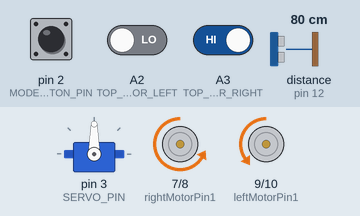
This sketch was run on a simulated Arduino Uno, built with avr-gcc and run on an emulated ATmega328P. Shown: servo, motor-driver pin pairs drawn as motors (green arrow = first pin HIGH = forward, orange = second pin HIGH = backward, longer = more drive, scaled by the enable pin). Inputs (shaded band) come from the test bench; at power-on: pin 2 (MODE_BUTTON_PIN) HIGH, distance to the obstacle (sensor on pin 12) 80 cm, A2 (TOP_IR_SENSOR_LEFT) LOW, A3 (TOP_IR_SENSOR_RIGHT) HIGH. The echo pulse lasts 58.3 µs per cm.

Above: at 1.2 s.
1.3 s: pin 2 (MODE_BUTTON_PIN) pulled LOW for 0.15 s
At 2.7 s:
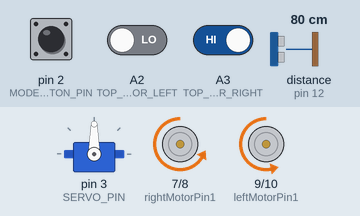
3.0 s: distance to the obstacle (sensor on pin 12) set to 21 cm
4.5 s: distance to the obstacle (sensor on pin 12) set to 18 cm
At 5.6 s:
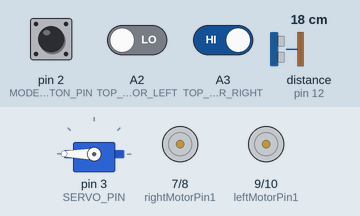
7.5 s: distance to the obstacle (sensor on pin 12) set to 35 cm
10.5 s: pin 2 (MODE_BUTTON_PIN) pulled LOW for 1 s
At 10.6 s:
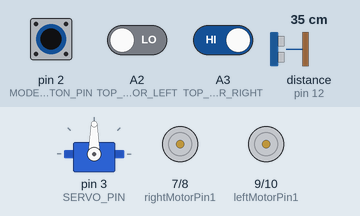
13.0 s: pin 2 (MODE_BUTTON_PIN) driven LOW and A2 (TOP_IR_SENSOR_LEFT) driven HIGH and A3 (TOP_IR_SENSOR_RIGHT) driven LOW
At 14.1 s:
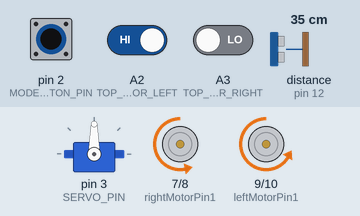
Timing chart, 0 to 15.5 s (numbered marks = the images above; inputs shaded):
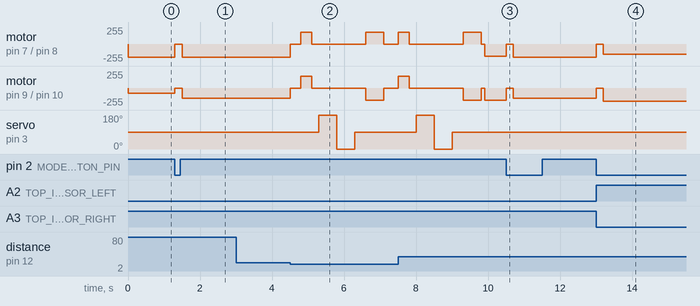

The sketch:

LOYALBOT.ino
```cpp
#include <Servo.h>
#include <NewPing.h>

// ================= MODES =================
#define OBJECT_FOLLOWING_MODE  1
#define OBSTACLE_AVOIDING_MODE 2

int currentMode = OBJECT_FOLLOWING_MODE;   // Default mode = Mode 1

// ================= PINS =================
#define MODE_BUTTON_PIN 2

#define SERVO_PIN 3
#define ULTRASONIC_SENSOR_TRIG 11
#define ULTRASONIC_SENSOR_ECHO 12

#define TOP_IR_SENSOR_RIGHT A3
#define TOP_IR_SENSOR_LEFT  A2

// Right motor
int enableRightMotor = 5;
int rightMotorPin1 = 7;
int rightMotorPin2 = 8;

// Left motor
int enableLeftMotor = 6;
int leftMotorPin1 = 9;
int leftMotorPin2 = 10;

NewPing mySensor(ULTRASONIC_SENSOR_TRIG, ULTRASONIC_SENSOR_ECHO, 400);
Servo myServo;

// ================= BUTTON DEBOUNCE =================
bool lastButtonState = HIGH;
bool currentButtonState = HIGH;
unsigned long lastDebounceTime = 0;
const unsigned long debounceDelay = 200;

// ================= SETUP =================
void setup()
{
  pinMode(enableRightMotor, OUTPUT);
  pinMode(rightMotorPin1, OUTPUT);
  pinMode(rightMotorPin2, OUTPUT);

  pinMode(enableLeftMotor, OUTPUT);
  pinMode(leftMotorPin1, OUTPUT);
  pinMode(leftMotorPin2, OUTPUT);

  pinMode(TOP_IR_SENSOR_RIGHT, INPUT);
  pinMode(TOP_IR_SENSOR_LEFT, INPUT);

  pinMode(MODE_BUTTON_PIN, INPUT_PULLUP);   // Button connected to GND

  myServo.attach(SERVO_PIN);
  myServo.write(90);

  rotateMotor(0, 0);
}

// ================= BUTTON MODE SWITCH =================
void checkModeButton()
{
  bool reading = digitalRead(MODE_BUTTON_PIN);

  if (reading == LOW && lastButtonState == HIGH)
  {
    if (millis() - lastDebounceTime > debounceDelay)
    {
      if (currentMode == OBJECT_FOLLOWING_MODE)
      {
        currentMode = OBSTACLE_AVOIDING_MODE;
      }
      else
      {
        currentMode = OBJECT_FOLLOWING_MODE;
      }

      rotateMotor(0, 0);
      delay(200);

      lastDebounceTime = millis();
    }
  }

  lastButtonState = reading;
}

// ================= MODE 1: OBJECT FOLLOWING =================
void objectFollowingControl()
{
  int distance = mySensor.ping_cm();

  int rightIR = digitalRead(TOP_IR_SENSOR_RIGHT);
  int leftIR  = digitalRead(TOP_IR_SENSOR_LEFT);

  // Object detected more on left side
  if (rightIR == LOW && leftIR == HIGH)
  {
    rotateMotor(80, 200);     // Turn left
  }

  // Object detected more on right side
  else if (rightIR == HIGH && leftIR == LOW)
  {
    rotateMotor(200, 80);     // Turn right
  }

  // Object in front and proper distance
  else if (distance >= 10 && distance <= 30)
  {
    rotateMotor(150, 150);    // Move forward
  }

  // Object too close
  else if (distance > 0 && distance < 10)
  {
    rotateMotor(-120, -120);  // Move backward
  }

  // No object found
  else
  {
    rotateMotor(0, 0);        // Stop
  }
}

// ================= MODE 2: OBSTACLE AVOIDING =================
void obstacleAvoidingControl()
{
  int distance = mySensor.ping_cm();

  if (distance > 0 && distance < 20)
  {
    rotateMotor(0, 0);
    delay(300);

    rotateMotor(-180, -180);  // Move backward
    delay(300);

    rotateMotor(0, 0);
    delay(200);

    // Look left
    myServo.write(180);
    delay(500);
    int distanceLeft = mySensor.ping_cm();

    // Look right
    myServo.write(0);
    delay(500);
    int distanceRight = mySensor.ping_cm();

    // Center servo
    myServo.write(90);
    delay(300);

    // If no reading, assume blocked
    if (distanceLeft == 0) distanceLeft = 400;
    if (distanceRight == 0) distanceRight = 400;

    if (distanceLeft >= distanceRight)
    {
      rotateMotor(-180, 180);   // Turn left
    }
    else
    {
      rotateMotor(180, -180);   // Turn right
    }

    delay(500);

    rotateMotor(0, 0);
    delay(100);
  }
  else
  {
    rotateMotor(150, 150);      // Move forward
  }
}

// ================= MOTOR CONTROL =================
void rotateMotor(int rightMotorSpeed, int leftMotorSpeed)
{
  rightMotorSpeed = constrain(rightMotorSpeed, -255, 255);
  leftMotorSpeed  = constrain(leftMotorSpeed, -255, 255);

  // Right motor
  if (rightMotorSpeed < 0)
  {
    digitalWrite(rightMotorPin1, HIGH);
    digitalWrite(rightMotorPin2, LOW);
  }
  else if (rightMotorSpeed > 0)
  {
    digitalWrite(rightMotorPin1, LOW);
    digitalWrite(rightMotorPin2, HIGH);
  }
  else
  {
    digitalWrite(rightMotorPin1, LOW);
    digitalWrite(rightMotorPin2, LOW);
  }

  // Left motor
  if (leftMotorSpeed < 0)
  {
    digitalWrite(leftMotorPin1, HIGH);
    digitalWrite(leftMotorPin2, LOW);
  }
  else if (leftMotorSpeed > 0)
  {
    digitalWrite(leftMotorPin1, LOW);
    digitalWrite(leftMotorPin2, HIGH);
  }
  else
  {
    digitalWrite(leftMotorPin1, LOW);
    digitalWrite(leftMotorPin2, LOW);
  }

  analogWrite(enableRightMotor, abs(rightMotorSpeed));
  analogWrite(enableLeftMotor, abs(leftMotorSpeed));
}

// ================= MAIN LOOP =================
void loop()
{
  checkModeButton();

  if (currentMode == OBJECT_FOLLOWING_MODE)
  {
    objectFollowingControl();
  }
  else if (currentMode == OBSTACLE_AVOIDING_MODE)
  {
    obstacleAvoidingControl();
  }
}
```

Measured:
- the behaviour switches between 20 and 19 cm on distance to the obstacle (sensor on pin 12) (found by bisection; images 1 and 2)
- after the input at 1.3 s, motor on pin 7 (rightMotorPin1) / pin 8 (rightMotorPin2): backward 200/255 → stopped at once, → backward 200/255 0.21 s later; motor on pin 9 (leftMotorPin1) / pin 10 (leftMotorPin2): backward 80/255 → stopped at once, → backward 150/255 0.21 s later
- after the input at 3.0 s, every drawn part: stays the same
- after the input at 10.5 s, motor on pin 7 (rightMotorPin1) / pin 8 (rightMotorPin2): backward 180/255 → stopped at once, → backward 200/255 0.20 s later; motor on pin 9 (leftMotorPin1) / pin 10 (leftMotorPin2): backward 180/255 → stopped at once, → backward 150/255 0.20 s later
- after the input at 13.0 s, motor on pin 7 (rightMotorPin1) / pin 8 (rightMotorPin2): backward 200/255 → stopped at once, → backward 150/255 0.20 s later; motor on pin 9 (leftMotorPin1) / pin 10 (leftMotorPin2): backward 150/255 → stopped at once, → backward 200/255 0.20 s later
